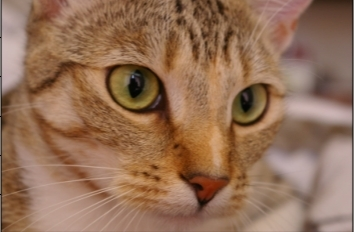
%> input picture Lab1/302024510153 黄俊翔Lab1/picture/cat.jpg, 354 x 232 px
$ octave lab1_1.m   (GNU Octave 9; MATLAB toolbox functions it lacks are replaced by stand-ins)
%> lines starting %> are read from the running program, lines starting %| are printed output that depends on the picture; in (x1, y1, x2, y2) boxes, pixels count from 0 and x2, y2 are one past the last pixel; in counts of white or black regions, pixels touching at a corner belong together; the program's own positions count from 1
image_1_path = 'picture/cat.jpg';
img1 = imread(image_1_path);
%> img1 is the input picture: size 232x354x3 uint8; mean R, G, B 146.9, 110.9, 86.3
imshow(img1);

%图像信息
image1_info = imfinfo(image_1_path);
disp(image1_info);

%图像显示
figure('name','多图像显示');

%RGB彩色
subplot(2,2,1);
imshow(img1);
title('RGB');

%灰度图像
gray_img = rgb2gray(img1);
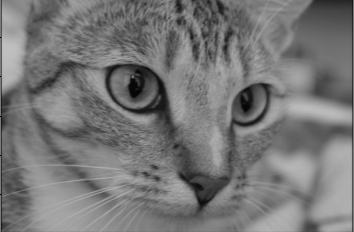
%> gray_img: size 232x354 uint8; min 1, max 193, mean 118.9
subplot(2,2,2);
imshow(gray_img);
title('灰度');

%黑白
level = graythresh(gray_img);
%> level = 0.451
bw_img = im2bw(gray_img, level);
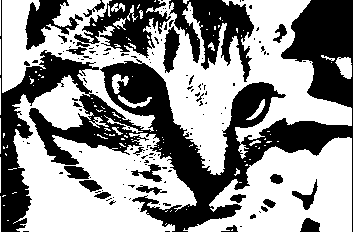
%> bw_img: size 232x354 logical; 57% white; 140 black regions (114 under 20 px), largest, box (x1, y1, x2, y2) and area: (0, 0, 353, 232) 25122, (169, 0, 254, 82) 3264, (74, 0, 171, 58) 2569
subplot(2,2,3);
imshow(bw_img);
title('黑白');

%原图
subplot(2,2,4);
imshow(img1);
title('原图');

%保存图片
imwrite(gray_img, 'result/cat_gray.jpg');
imwrite(bw_img, 'result/cat_binary.jpg');

imwrite(gray_img, 'result/cat_gray.png');
imwrite(bw_img, 'result/cat_binary.png');
